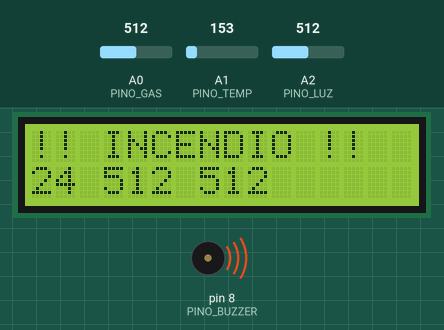
Bench run of a sketch on a simulated Arduino Uno, built with avr-gcc and run on an emulated ATmega328P. On the bench: 16×2 character LCD, buzzer (waves = sounding). The inputs (shaded band) are chosen by the test bench; at power-on: A0 (PINO_GAS) = 512, A1 (PINO_TEMP) = 153, A2 (PINO_LUZ) = 512. What the sketch prints to the serial monitor is not drawn.

Above: at 1.2 s.
1.3 s: A0 (PINO_GAS) set to 486
At 2.6 s:
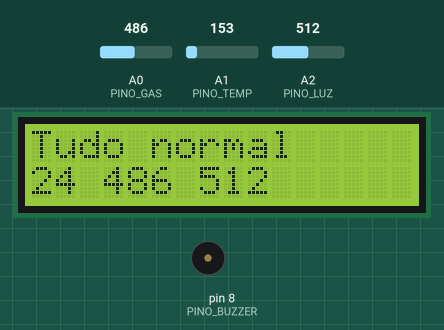
2.9 s: A1 (PINO_TEMP) set to 165
At 3.6 s:
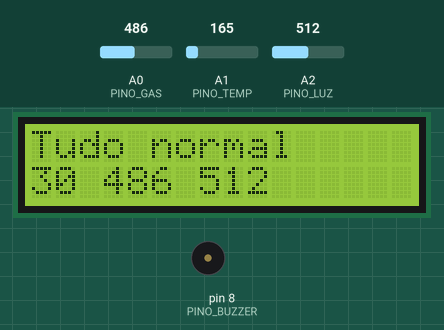
4.5 s: A2 (PINO_LUZ) set to 490
At 5.6 s:
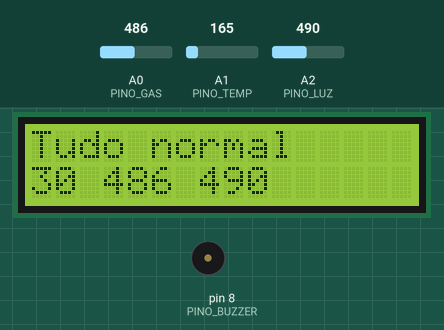
6.1 s: A1 (PINO_TEMP) set to 175
At 7.4 s:
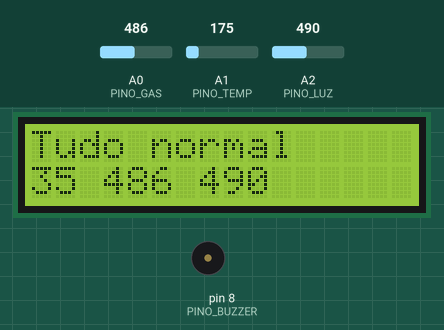
7.7 s: A2 (PINO_LUZ) set to 510
At 8.4 s:
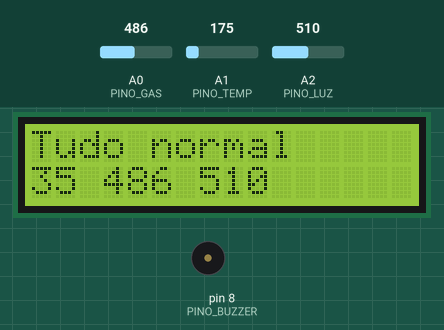
9.3 s: A0 (PINO_GAS) set to 511
At 10.4 s:
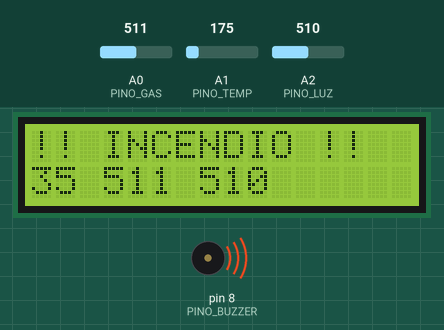
Timing chart, 0 to 11.8 s (numbered marks = the images above; inputs shaded):
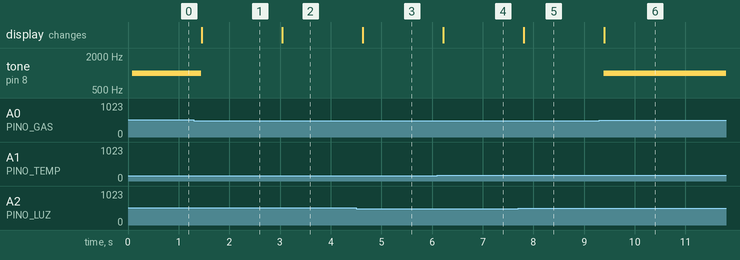

The sketch:

sistema_incendio.ino
```cpp
#include <Adafruit_LiquidCrystal.h>

Adafruit_LiquidCrystal lcd(0);

const int PINO_GAS    = A0;
const int PINO_TEMP   = A1;
const int PINO_LUZ    = A2;
const int PINO_BUZZER = 8;

const int   LIMITE_GAS  = 500;
const float LIMITE_TEMP = 80.0;
const int   LIMITE_LUZ  = 850;

void setup() {
  pinMode(PINO_BUZZER, OUTPUT);
  lcd.begin(16, 2);
  Serial.begin(9600);
}

void loop() {
  int gas = analogRead(PINO_GAS);
  int luz = analogRead(PINO_LUZ);
  float tensao = analogRead(PINO_TEMP) * 5.0 / 1024.0;
  float temp = (tensao - 0.5) * 100.0;

  bool incendio = (gas > LIMITE_GAS) || (temp > LIMITE_TEMP) || (luz > LIMITE_LUZ);

  lcd.setCursor(0, 0);
  if (incendio) {
    lcd.print("!! INCENDIO !!  ");
    tone(PINO_BUZZER, 1000);
  } else {
    lcd.print("Tudo normal     ");
    noTone(PINO_BUZZER);
  }

  /*lcd.setCursor(0, 1);
  lcd.print("T:");
  lcd.print((int)temp);
  lcd.print("C G:");
  lcd.print(gas);
  lcd.print(" luz: ");
  lcd.print(luz);*/
  lcd.setCursor(0, 1);
  lcd.print((int)temp);
  lcd.print(" ");
  lcd.print(gas);
  lcd.print(" ");
  lcd.print(luz);

  Serial.println("Temperatura:");
  Serial.println((int)temp);
  Serial.println("Gas:");
  Serial.println(gas);
  Serial.println("Luz:");
  Serial.println(luz);
  delay(200);
}
```

Measured:
- the behaviour switches between 501 and 500 on A0 (PINO_GAS) (found by bisection; images 0 and 1)
- after the input at 1.3 s, tone on pin 8 (PINO_BUZZER): 1000 Hz → silent after 0.14 s; the display: changes after 0.15 s (image 1)
- after the input at 2.9 s, the display: changes after 0.14 s (image 2)
- after the input at 4.5 s, the display: changes after 0.13 s (image 3)
- after the input at 6.1 s, the display: changes after 0.12 s (image 4)
- after the input at 7.7 s, the display: changes after 0.11 s (image 5)
- after the input at 9.3 s, tone on pin 8 (PINO_BUZZER): silent → 1000 Hz after 0.08 s; the display: changes after 0.09 s (image 6)
